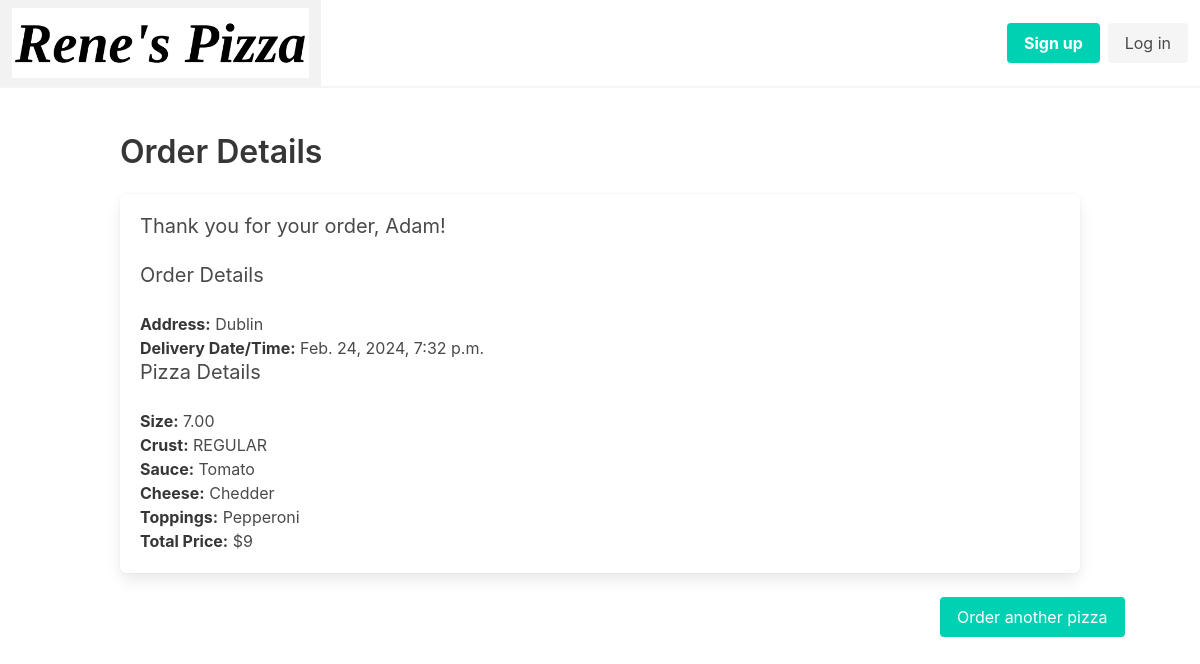
Screenshot of /previous_order/3/ with the database file from the repository.
### pizza/models.py (models this page shows, shortened)
class Order(models.Model):
    id = models.AutoField(primary_key=True)
    name = models.CharField(max_length=100)
    pizza = models.ForeignKey(Pizza,null=True, on_delete=models.CASCADE)
    address = models.TextField(max_length=150,default="Dublin")
    card_number = models.PositiveBigIntegerField(default=0000000000000000, validators=[validate_length])
    expiry = models.ForeignKey(CardExpiry, on_delete=models.CASCADE)
    cvv = models.IntegerField(default=000, validators=[validate_cvv])
    user = models.ForeignKey(User, on_delete=models.CASCADE, default=1)
    date_ordered = models.DateTimeField(auto_now_add=True)

class Pizza(models.Model):
   id = models.AutoField(primary_key=True)
   pepperoni = models.BooleanField( verbose_name=('Pepperoni'), default=False)
   chicken = models.BooleanField(verbose_name=('Chicken'), default=False,)
   ham = models.BooleanField(verbose_name=('Ham'), default=False)
   pineapple = models.BooleanField(verbose_name=('Pineapple'), default=False)
   peppers = models.BooleanField(verbose_name=('Peppers'), default=False)
   mushrooms = models.BooleanField(verbose_name=('Mushrooms'), default=False)
   onions = models.BooleanField(verbose_name=('Onions'), default=False)
   crust = models.CharField(max_length=50, choices=Crust, default='REGULAR')
   sauce = models.ForeignKey(Sauce, null=True ,on_delete = models.CASCADE)
   cheese = models.ForeignKey(Cheese, null=True ,on_delete = models.CASCADE)
   size = models.ForeignKey(Size,null=True ,on_delete = models.CASCADE)
   def get_selected_toppings(self):
       selected_toppings= []
       if self.pepperoni == True:
           selected_toppings.append('Pepperoni')
       if self.chicken == True:
           selected_toppings.append('Chicken')
       if self.ham == True:
           selected_toppings.append('Ham')
       if self.pineapple == True:
           selected_toppings.append('Pineapple')
       if self.peppers == True:
           selected_toppings.append('Peppers')
       if self.mushrooms == True:
           selected_toppings.append('Mushrooms')
       if self.onions == True:
           selected_toppings.append('Onions')
       return selected_toppings
   def get_total_price(self):
       base_price = 8
       toppings_price = 1
       total_price = 0
       if self.size.size == 7:
           total_price += base_price
       if self.size.size == 9.50:
           total_price += base_price + 2
       if self.size.size == 11.5:
           total_price += base_price + 4
       if self.size.size == 13.5:
           total_price += base_price + 6
       total_price = total_price + (len(self.get_selected_toppings()) * toppings_price)
       return total_price

class Size(models.Model):
    id = models.AutoField(primary_key=True)
    size = models.DecimalField(max_digits=4, decimal_places=2, default=7)
    def __str__(self) -> str:
        return str(self.size)

class Sauce(models.Model):
    id = models.AutoField(primary_key=True)
    name = models.CharField(max_length=100)
    def __str__(self) -> str:
        return self.name

class Cheese(models.Model):
    id = models.AutoField(primary_key=True)
    name = models.CharField(max_length=100)
    def __str__(self) -> str:
        return self.name

### pizza/views.py (the view)
# urls.py: path('previous_order/<int:order_id>/', previous_order, name="previous_order"),
def previous_order(request, order_id):
    order = Order.objects.get(id=order_id)
    return render(request, 'previous_order.html', {'order': order})

### pizza/templates/previous_order.html
{% extends 'order.html' %}
{% block heading %}
Order Details
{% endblock %}
{% block options %}
<div class="columns is-mobile">
    <div class="column is-2 is-offset-10">
        <a href="{% url 'create_pizza' %}"><button class="button is-primary">Order another pizza</button></a>
    </div>
</div>
{% endblock %}

### pizza/templates/order.html
{% extends 'base.html' %}
{% block content %}
<section class="section">
  <div class="container">
      <h1 class="title">{% block heading %} {% endblock %}</h1>
      <div class="box">
          <h2 class="subtitle">Thank you for your order, {{ order.name }}!</h2>
          <h3 class="subtitle">Order Details</h3>
          <p><strong>Address:</strong> {{ order.address }}</p>
          <p><strong>Delivery Date/Time:</strong> {{ order.date_ordered }}</p>
          <h3 class="subtitle">Pizza Details</h3>
          <p><strong>Size:</strong> {{ order.pizza.size }}</p>
          <p><strong>Crust:</strong> {{ order.pizza.crust }}</p>
          <p><strong>Sauce:</strong> {{ order.pizza.sauce }}</p>
          <p><strong>Cheese:</strong> {{ order.pizza.cheese }}</p>
          <p><strong>Toppings:</strong> {{ order.pizza.get_selected_toppings|join:", " }}</p>
          <p><strong>Total Price:</strong> ${{ order.pizza.get_total_price }}</p>
      </div>
      {% block options %}
{% endblock %}
  </div>
</section>
{% endblock %}

### rows the page displays
Order: name "Adam", address "Dublin", date_ordered "Feb. 24, 2024, 7:32 p.m.", pizza.size "7.00", pizza.crust "REGULAR", pizza.sauce "Tomato", pizza.cheese "Chedder", pizza.get_selected_toppings "Pepperoni", pizza.get_total_price "9"
